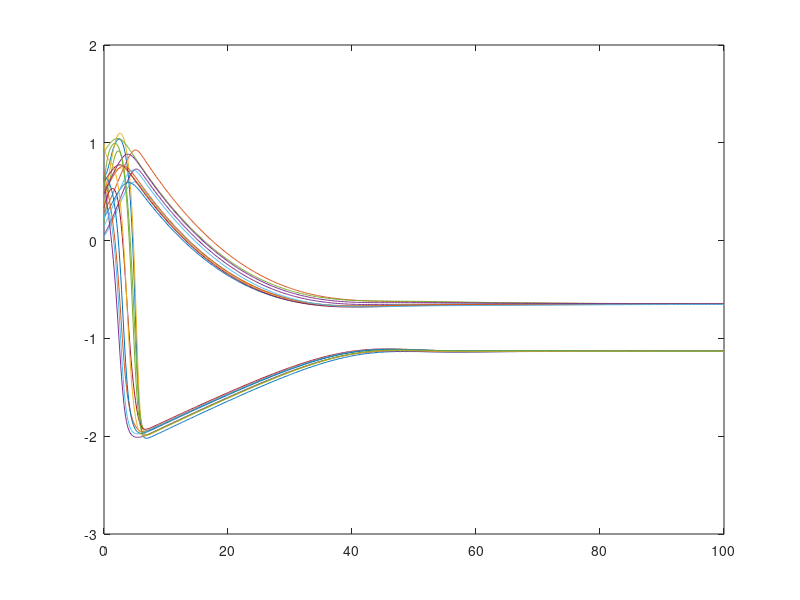

Reproduce this figure in MATLAB.
eps = 0.08;
a = 1.00;
b = 0.2;
I0 = 1.0;
% t_start = 40;
% t_stop = 47;
D = 0.9;

% i1 = @(t) I0*(t>t_start).*(t<t_stop);
f1 = @(v1,w1,v10,v2,t) v1 - 1/3*v1.^3 - w1 + D*(v10 - 2*v1 + v2);
g1 = @(v1,w1) eps*(v1 + a -b*w1);

% i2 = @(t) I0*(t>t_start).*(t<t_stop);
f2 = @(v2,w2,v1,v3,t) v2 - 1/3*v2.^3 - w2  + D*(v1 - 2*v2 + v3);
g2 = @(v2,w2) eps*(v2 + a -b*w2);

% i3 = @(t) I0*(t>t_start).*(t<t_stop);
f3 = @(v3,w3,v2,v4,t) v3 - 1/3*v3.^3 - w3 + D*(v2 - 2*v3 + v4);
g3 = @(v3,w3) eps*(v3 + a -b*w3);

% i4 = @(t) I0*(t>t_start).*(t<t_stop);
f4 = @(v4,w4,v3,v5,t) v4 - 1/3*v4.^3 - w4 + D*(v3 - 2*v4 + v5);
g4 = @(v4,w4) eps*(v4 + a -b*w4);

% i5 = @(t) I0*(t>t_start).*(t<t_stop);
f5 = @(v5,w5,v4,v6,t) v5 - 1/3*v5.^3 - w5 +  D*(v4 - 2*v5 + v6);
g5 = @(v5,w5) eps*(v5 + a -b*w5);

% i6 = @(t) I0*(t>t_start).*(t<t_stop);
f6 = @(v6,w6,v5,v7,t) v6 - 1/3*v6.^3 - w6 +  D*(v5 - 2*v6 + v7);
g6 = @(v6,w6) eps*(v6 + a -b*w6);

% i7 = @(t) I0*(t>t_start).*(t<t_stop);
f7 = @(v7,w7,v6,v8,t) v7 - 1/3*v7.^3 - w7 +  D*(v6 - 2*v7 + v8);
g7 = @(v7,w7) eps*(v7 + a -b*w7);

% i8 = @(t) I0*(t>t_start).*(t<t_stop);
f8 = @(v8,w8,v7,v9,t) v8 - 1/3*v8.^3 - w8 +  D*(v7 - 2*v8 + v9);
g8 = @(v8,w8) eps*(v8 + a -b*w8);

% i9 = @(t) I0*(t>t_start).*(t<t_stop);
f9 = @(v9,w9,v8,v10,t) v9 - 1/3*v9.^3 - w9 +  D*(v8 - 2*v9 + v10);
g9 = @(v9,w9) eps*(v9 + a -b*w9);

% i10 = @(t) I0*(t>t_start).*(t<t_stop);
f10 = @(v10,w10,v9,v1,t) v10 - 1/3*v10.^3 - w10 +  D*(v9 - 2*v10 + v1);
g10 = @(v10,w10) eps*(v10 + a -b*w10);

dxdt =@ (t,x) [f1(x(1),x(2),x(19),x(3),t); g1(x(1),x(2));
               f2(x(3),x(4),x(5),x(1),t); g2(x(3),x(4));
               f3(x(5),x(6),x(3),x(7),t); g3(x(5),x(6));
               f4(x(7),x(8),x(5),x(9),t); g4(x(7),x(8));
               f5(x(9),x(10),x(7),x(11),t); g5(x(9),x(10));
               f6(x(11),x(12),x(9),x(13),t); g6(x(11),x(12));
               f7(x(13),x(14),x(11),x(15),t); g7(x(13),x(14));
               f8(x(15),x(16),x(13),x(17),t); g8(x(15),x(16));
               f9(x(17),x(18),x(15),x(19),t); g9(x(17),x(18));
               f10(x(19),x(20),x(17),x(1),t); g10(x(19),x(20));];

[T,X] = ode45(dxdt,[0,100],rand(1,20));
figure(1)
plot(T,X)

